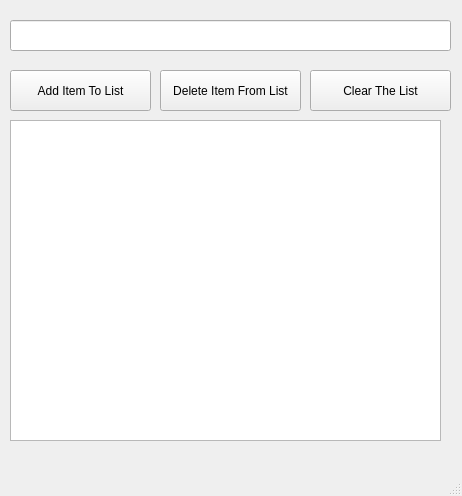
<?xml version="1.0" encoding="UTF-8"?>
<ui version="4.0">
 <class>CreateList</class>
 <widget class="QMainWindow" name="CreateList">
  <property name="geometry">
   <rect>
    <x>0</x>
    <y>0</y>
    <width>462</width>
    <height>496</height>
   </rect>
  </property>
  <property name="windowTitle">
   <string>MainWindow</string>
  </property>
  <widget class="QWidget" name="centralwidget">
   <widget class="QPushButton" name="addItemButton">
    <property name="geometry">
     <rect>
      <x>10</x>
      <y>70</y>
      <width>141</width>
      <height>41</height>
     </rect>
    </property>
    <property name="text">
     <string>Add Item To List</string>
    </property>
   </widget>
   <widget class="QPushButton" name="deleteItemButton">
    <property name="geometry">
     <rect>
      <x>160</x>
      <y>70</y>
      <width>141</width>
      <height>41</height>
     </rect>
    </property>
    <property name="text">
     <string>Delete Item From List</string>
    </property>
   </widget>
   <widget class="QPushButton" name="clearAllButton">
    <property name="geometry">
     <rect>
      <x>310</x>
      <y>70</y>
      <width>141</width>
      <height>41</height>
     </rect>
    </property>
    <property name="text">
     <string>Clear The List</string>
    </property>
   </widget>
   <widget class="QLineEdit" name="lineEdit">
    <property name="geometry">
     <rect>
      <x>10</x>
      <y>20</y>
      <width>441</width>
      <height>31</height>
     </rect>
    </property>
    <property name="font">
     <font>
      <pointsize>10</pointsize>
     </font>
    </property>
   </widget>
   <widget class="QListWidget" name="myList_Widget">
    <property name="geometry">
     <rect>
      <x>10</x>
      <y>120</y>
      <width>431</width>
      <height>321</height>
     </rect>
    </property>
    <property name="font">
     <font>
      <pointsize>10</pointsize>
     </font>
    </property>
   </widget>
  </widget>
  <widget class="QMenuBar" name="menubar">
   <property name="geometry">
    <rect>
     <x>0</x>
     <y>0</y>
     <width>462</width>
     <height>26</height>
    </rect>
   </property>
  </widget>
  <widget class="QStatusBar" name="statusbar"/>
 </widget>
 <resources/>
 <connections/>
</ui>
